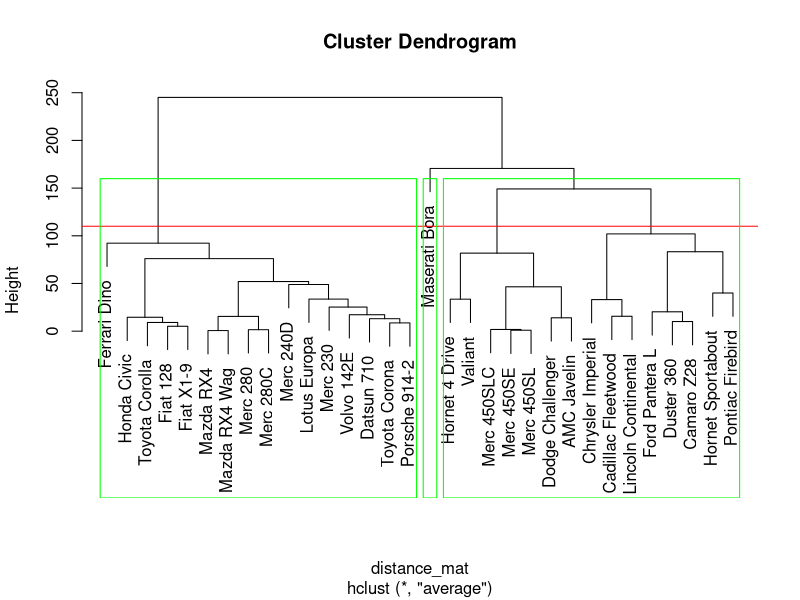

The R script that drew this image:
## ---- chunk 1
head(mtcars)
distance_mat <- dist(mtcars, method = 'euclidean')
distance_mat
## ---- chunk 2
set.seed(240)
Hierar_cl <- hclust(distance_mat, method = "average")
Hierar_cl
## ---- chunk 3
plot(Hierar_cl)
abline(h= 110, col = "red")
fit <- cutree(Hierar_cl, k = 3)
fit
table(fit)
rect.hclust(Hierar_cl, k = 3, border = "green")
